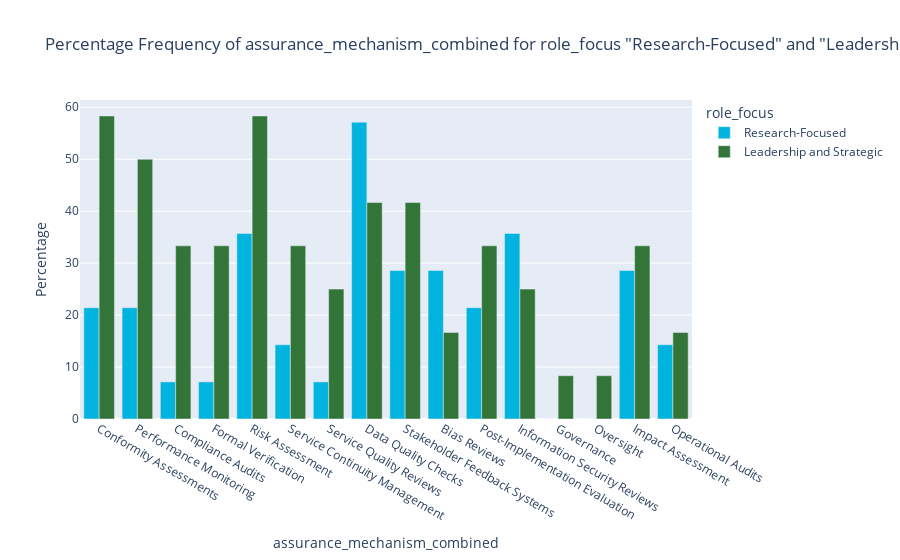

The notebook cell this image was saved under:
### Code cell
# Specify the two roles
select_from = 'role_focus'
sel1 = 'Research-Focused'
sel2 = 'Leadership and Strategic'
plot_val = 'mechanism'

# Melt columns
df_exploded = df.explode('assurance_mechanism_combined').reset_index(drop=True)
mycolor = select_colors(2, ["Cyan", "Green"])
plot_role_frequencies(df_exploded, 'assurance_mechanism_combined', select_from, sel1, sel2, palette=mycolor)

### Figure 1 — Plotly figure (JSON) as saved in the notebook; plotly's stock layout.template omitted (floating-point values rounded to 4 significant figures)
{"data": [{"alignmentgroup": "True", "customdata": [[3], [3], [1], [1], [5], [2], [1], [8], [4], [4], [3], [5], [0], [0], [4], [2]], "hovertemplate": "role_focus=Research-Focused<br>assurance_mechanism_combined=%{x}<br>Percentage=%{y}<br>Frequency=%{customdata[0]}<extra></extra>", "legendgroup": "Research-Focused", "marker": {"color": "#00B4DF", "pattern": {"shape": ""}}, "name": "Research-Focused", "offsetgroup": "Research-Focused", "orientation": "v", "showlegend": true, "textposition": "auto", "type": "bar", "x": ["Conformity Assessments", "Performance Monitoring", "Compliance Audits", "Formal Verification", "Risk Assessment", "Service Continuity Management", "Service Quality Reviews", "Data Quality Checks", "Stakeholder Feedback Systems", "Bias Reviews", "Post-Implementation Evaluation", "Information Security Reviews", "Governance", "Oversight", "Impact Assessment", "Operational Audits"], "xaxis": "x", "y": [21.43, 21.43, 7.143, 7.143, 35.71, 14.29, 7.143, 57.14, 28.57, 28.57, 21.43, 35.71, 0, 0, 28.57, 14.29], "yaxis": "y"}, {"alignmentgroup": "True", "customdata": [[7], [6], [4], [4], [7], [4], [3], [5], [5], [2], [4], [3], [1], [1], [4], [2]], "hovertemplate": "role_focus=Leadership and Strategic<br>assurance_mechanism_combined=%{x}<br>Percentage=%{y}<br>Frequency=%{customdata[0]}<extra></extra>", "legendgroup": "Leadership and Strategic", "marker": {"color": "#337538", "pattern": {"shape": ""}}, "name": "Leadership and Strategic", "offsetgroup": "Leadership and Strategic", "orientation": "v", "showlegend": true, "textposition": "auto", "type": "bar", "x": ["Conformity Assessments", "Performance Monitoring", "Compliance Audits", "Formal Verification", "Risk Assessment", "Service Continuity Management", "Service Quality Reviews", "Data Quality Checks", "Stakeholder Feedback Systems", "Bias Reviews", "Post-Implementation Evaluation", "Information Security Reviews", "Governance", "Oversight", "Impact Assessment", "Operational Audits"], "xaxis": "x", "y": [58.33, 50, 33.33, 33.33, 58.33, 33.33, 25, 41.67, 41.67, 16.67, 33.33, 25, 8.333, 8.333, 33.33, 16.67], "yaxis": "y"}], "layout": {"barmode": "group", "legend": {"title": {"text": "role_focus"}, "tracegroupgap": 0}, "title": {"text": "Percentage Frequency of assurance_mechanism_combined for role_focus \"Research-Focused\" and \"Leadership and Strategic\""}, "xaxis": {"anchor": "y", "categoryorder": "array", "domain": [0, 1], "title": {"text": "assurance_mechanism_combined"}}, "yaxis": {"anchor": "x", "domain": [0, 1], "title": {"text": "Percentage"}}}}
